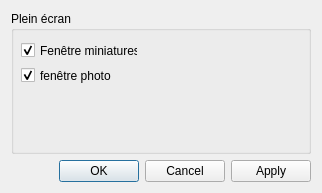
<?xml version="1.0" encoding="UTF-8"?>
<ui version="4.0">
 <class>Preferences</class>
 <widget class="QDialog" name="Preferences">
  <property name="geometry">
   <rect>
    <x>0</x>
    <y>0</y>
    <width>322</width>
    <height>193</height>
   </rect>
  </property>
  <property name="windowTitle">
   <string>Préférences</string>
  </property>
  <layout class="QVBoxLayout" name="verticalLayout_3">
   <item>
    <layout class="QHBoxLayout" name="horizontalLayout_11">
     <item>
      <widget class="QGroupBox" name="groupBox">
       <property name="title">
        <string>Plein écran</string>
       </property>
       <widget class="QWidget" name="layoutWidget">
        <property name="geometry">
         <rect>
          <x>10</x>
          <y>30</y>
          <width>117</width>
          <height>44</height>
         </rect>
        </property>
        <layout class="QVBoxLayout" name="verticalLayout">
         <item>
          <widget class="QCheckBox" name="cb_thumbs">
           <property name="text">
            <string>Fenêtre miniatures</string>
           </property>
           <property name="checked">
            <bool>true</bool>
           </property>
          </widget>
         </item>
         <item>
          <widget class="QCheckBox" name="cb_photo">
           <property name="text">
            <string>fenêtre photo</string>
           </property>
           <property name="checked">
            <bool>true</bool>
           </property>
          </widget>
         </item>
        </layout>
       </widget>
      </widget>
     </item>
    </layout>
   </item>
   <item>
    <widget class="QDialogButtonBox" name="buttonBox">
     <property name="orientation">
      <enum>Qt::Horizontal</enum>
     </property>
     <property name="standardButtons">
      <set>QDialogButtonBox::Apply|QDialogButtonBox::Cancel|QDialogButtonBox::Ok</set>
     </property>
    </widget>
   </item>
  </layout>
 </widget>
 <resources/>
 <connections>
  <connection>
   <sender>buttonBox</sender>
   <signal>accepted()</signal>
   <receiver>Preferences</receiver>
   <slot>accept()</slot>
   <hints>
    <hint type="sourcelabel">
     <x>248</x>
     <y>254</y>
    </hint>
    <hint type="destinationlabel">
     <x>157</x>
     <y>274</y>
    </hint>
   </hints>
  </connection>
  <connection>
   <sender>buttonBox</sender>
   <signal>rejected()</signal>
   <receiver>Preferences</receiver>
   <slot>reject()</slot>
   <hints>
    <hint type="sourcelabel">
     <x>316</x>
     <y>260</y>
    </hint>
    <hint type="destinationlabel">
     <x>286</x>
     <y>274</y>
    </hint>
   </hints>
  </connection>
  <connection>
   <sender>buttonBox</sender>
   <signal>clicked(QAbstractButton*)</signal>
   <receiver>Preferences</receiver>
   <slot>update()</slot>
   <hints>
    <hint type="sourcelabel">
     <x>160</x>
     <y>171</y>
    </hint>
    <hint type="destinationlabel">
     <x>160</x>
     <y>96</y>
    </hint>
   </hints>
  </connection>
 </connections>
</ui>
